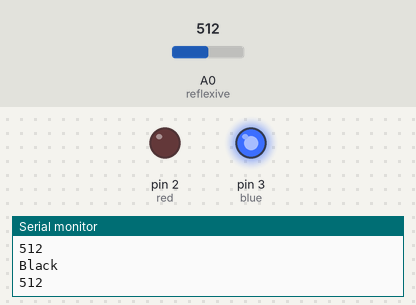
Recording of a sketch running on a simulated Arduino Uno, built with avr-gcc and run on an emulated ATmega328P. Shown: output pins drawn as LEDs (lit = HIGH), the last lines printed to the serial monitor. The test bench sets the inputs (shaded band); at power-on: A0 (reflexive) = 512.

Above: at 1.2 s.
1.3 s: A0 (reflexive) set to 81
2.8 s: A0 (reflexive) set to 70
At 3.3 s:
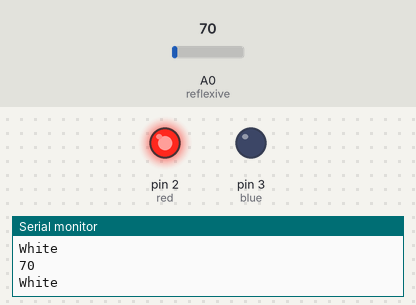
Timing chart, 0 to 5.8 s (numbered marks = the images above; inputs shaded):
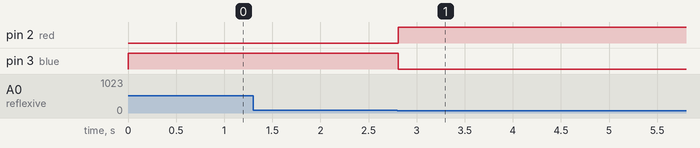

The sketch:

reflexiveTestClass.ino
```cpp
int reflexive = A0;
int red=2;
int blue=3;
void setup() {
  Serial.begin(9600);
pinMode(reflexive,INPUT);
}
///<100 black >100 white

void loop() {


int reading=analogRead(reflexive);
Serial.println(reading);
if(reading<75){
  analogWrite(red,255);
    analogWrite(blue,0);
  Serial.println("White");
}
if(reading>=75){
  analogWrite(blue,255);
    analogWrite(red,0);
Serial.println("Black");
}
}
```

Measured:
- the behaviour switches between 75 and 74 on A0 (reflexive) (found by bisection; images 0 and 1)
- after the input at 2.8 s, pin 2 (red): LOW → HIGH at once; pin 3 (blue): HIGH → LOW at once
